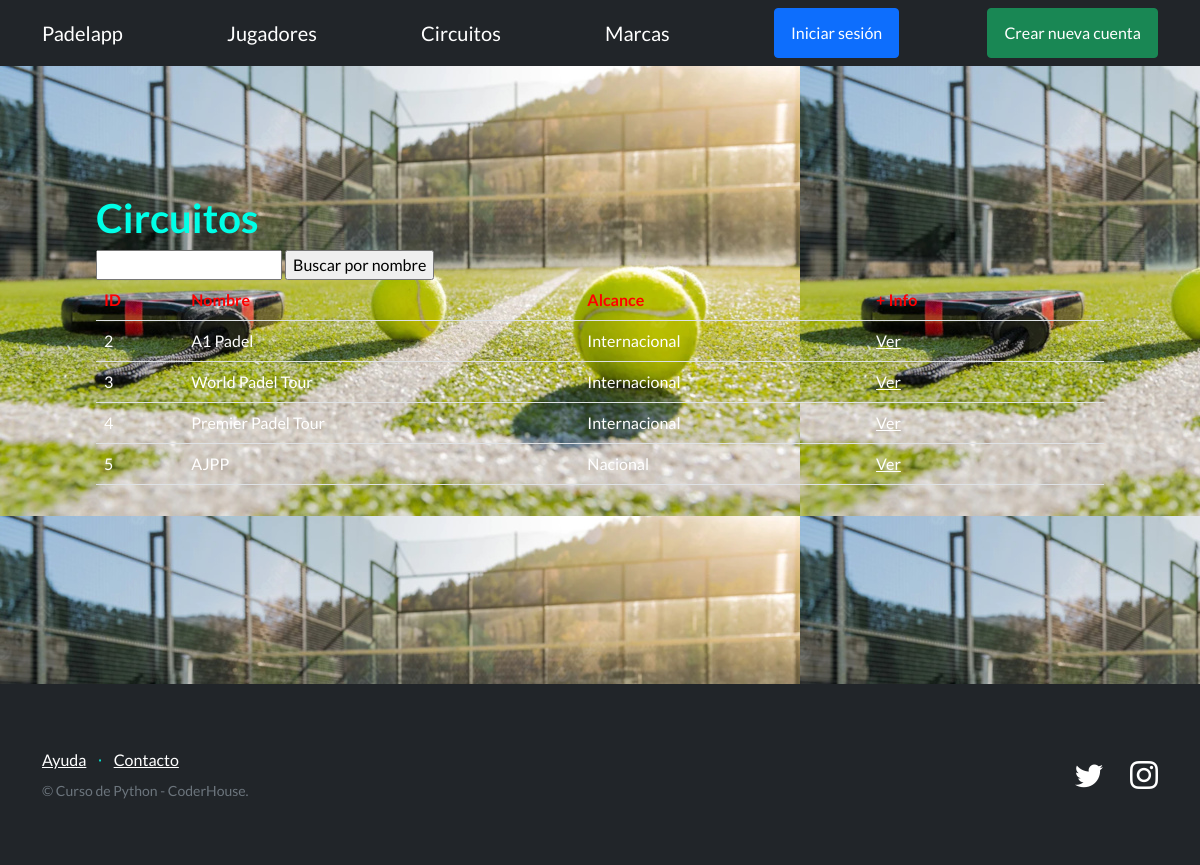
/PadelApp/circuitos/, run on the app's committed database.
### PadelApp/models.py (models this page shows, shortened)
class Circuito(models.Model):
    nombre = models.CharField(max_length=64)
    alcance = models.CharField(max_length=64)
    ranking_premios = models.IntegerField()
    cant_torneos = models.IntegerField(null=True, blank=True)
    creador = models.ForeignKey(User, on_delete=models.SET_NULL, null=True)

### PadelApp/views.py (the view)
# urls.py: path("circuitos/", CircuitoListView.as_view(), name="listar_circuitos" ),
class CircuitoListView(ListView):
    model = Circuito
    template_name = 'PadelApp/circuito.html'

### PadelApp/templates/PadelApp/circuito.html (shortened to what this page needs)
{% extends "PadelApp/base2.html" %}
{% block contenido %}
<section>
    <div>
      <h1>Circuitos</h1>
      <form action="{% url 'buscar_circuito' %}" method="get">
        <input type="text" name="q">
        <input type="submit" value="Buscar por nombre">
      </form>
      <table class="table">
        <tbody>
          <tr>
            <th style="color:red">ID</th>
            <th style="color:red">Nombre</th>
            <th style="color:red"> Alcance</th>
            <th style="color:red">+ Info</th>
            <th style="color:red"></th>
            <th></th>
          </tr>
          {% for circuito in object_list %}
          <tr>
            <td style="color:white">{{ circuito.id }}</td>
            <td style="color:white">{{ circuito.nombre }}</td>
            <td style="color:white">{{ circuito.alcance }}</td>
            <td>
                <a href = "{% url "detalle_circuito" circuito.id %}">Ver</a>
            </td>
            <td>
            </td>
            <td>
            </td>
          </tr>
          {% empty %}
          <tr>
            <td style="color:red" colspan="5">No hay resultados para la búsqueda.</td>
          </tr>
          {% endfor %}
        </tbody>
      </table>
    </div>
  </section>
{% endblock contenido %}

### PadelApp/templates/PadelApp/base2.html (style rules this page uses)
body { height: 100vh; background-image: url('/static/cancha.jpeg'); background-size: cover; background-position: center; }
section { padding: 4rem 3rem; }

### data on the page
Circuito: id "2", nombre "A1 Padel", alcance "Internacional"
Circuito: id "3", nombre "World Padel Tour", alcance "Internacional"
Circuito: id "4", nombre "Premier Padel Tour", alcance "Internacional"
Circuito: id "5", nombre "AJPP", alcance "Nacional"
